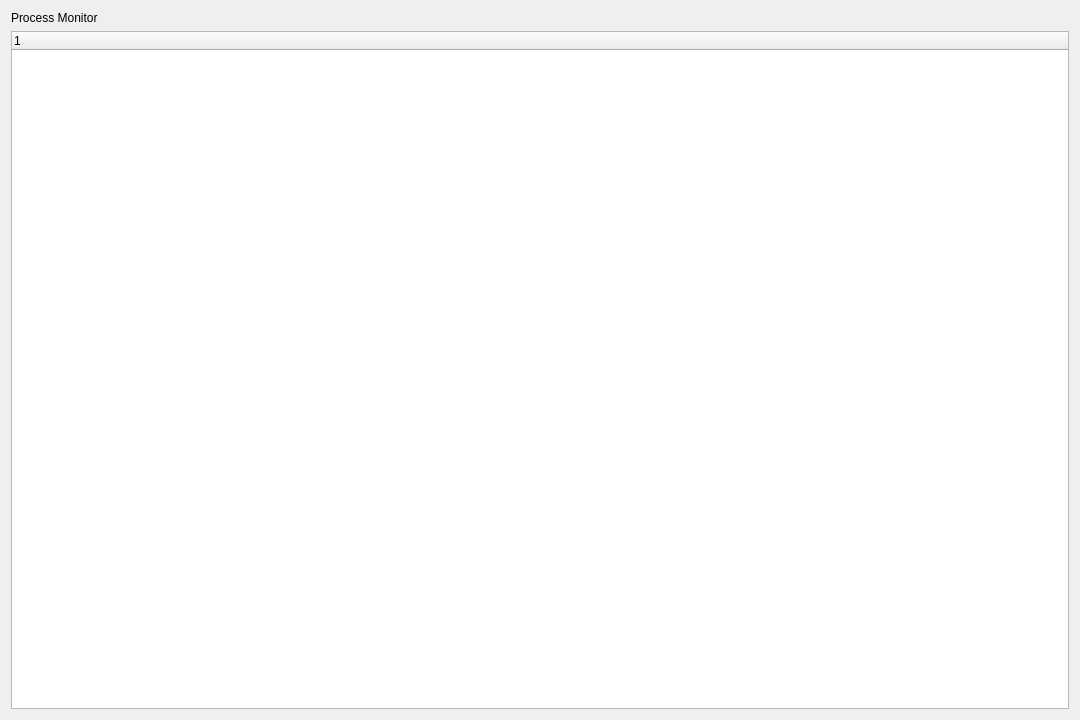
<?xml version="1.0" encoding="UTF-8"?>
<ui version="4.0">
 <class>ProcessWidget</class>
 <widget class="QWidget" name="ProcessWidget">
  <property name="geometry">
   <rect>
    <x>0</x>
    <y>0</y>
    <width>1080</width>
    <height>720</height>
   </rect>
  </property>
  <property name="windowTitle">
   <string>Form</string>
  </property>
  <layout class="QVBoxLayout" name="verticalLayout">
   <item>
    <widget class="QLabel" name="title_label">
     <property name="text">
      <string>Process Monitor</string>
     </property>
    </widget>
   </item>
   <item>
    <widget class="QTreeWidget" name="process_tree_widget">
     <column>
      <property name="text">
       <string notr="true">1</string>
      </property>
     </column>
    </widget>
   </item>
  </layout>
 </widget>
 <resources/>
 <connections/>
</ui>
